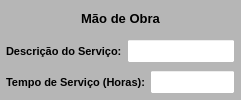
           <widget class="QWidget" name="widget_MaoObra" native="true">
            <property name="sizePolicy">
             <sizepolicy hsizetype="Preferred" vsizetype="Preferred">
              <horstretch>0</horstretch>
              <verstretch>0</verstretch>
             </sizepolicy>
            </property>
            <property name="minimumSize">
             <size>
              <width>0</width>
              <height>0</height>
             </size>
            </property>
            <property name="maximumSize">
             <size>
              <width>16777215</width>
              <height>100</height>
             </size>
            </property>
            <property name="font">
             <font>
              <pointsize>8</pointsize>
             </font>
            </property>
            <property name="styleSheet">
             <string notr="true">background-color: rgb(182, 182, 182);</string>
            </property>
            <layout class="QVBoxLayout" name="verticalLayout_6">
             <property name="spacing">
              <number>1</number>
             </property>
             <property name="leftMargin">
              <number>1</number>
             </property>
             <property name="topMargin">
              <number>1</number>
             </property>
             <property name="rightMargin">
              <number>1</number>
             </property>
             <property name="bottomMargin">
              <number>3</number>
             </property>
             <item>
              <widget class="QLabel" name="label_63">
               <property name="sizePolicy">
                <sizepolicy hsizetype="Preferred" vsizetype="Preferred">
                 <horstretch>0</horstretch>
                 <verstretch>0</verstretch>
                </sizepolicy>
               </property>
               <property name="maximumSize">
                <size>
                 <width>16777215</width>
                 <height>16777215</height>
                </size>
               </property>
               <property name="font">
                <font>
                 <pointsize>10</pointsize>
                 <weight>75</weight>
                 <bold>true</bold>
                </font>
               </property>
               <property name="text">
                <string>Mão de Obra</string>
               </property>
               <property name="alignment">
                <set>Qt::AlignCenter</set>
               </property>
              </widget>
             </item>
             <item>
              <widget class="QWidget" name="widget_18" native="true">
               <property name="sizePolicy">
                <sizepolicy hsizetype="Preferred" vsizetype="Preferred">
                 <horstretch>0</horstretch>
                 <verstretch>0</verstretch>
                </sizepolicy>
               </property>
               <property name="minimumSize">
                <size>
                 <width>0</width>
                 <height>0</height>
                </size>
               </property>
               <property name="maximumSize">
                <size>
                 <width>16777215</width>
                 <height>30</height>
                </size>
               </property>
               <property name="font">
                <font>
                 <pointsize>8</pointsize>
                </font>
               </property>
               <layout class="QHBoxLayout" name="horizontalLayout_9">
                <property name="spacing">
                 <number>5</number>
                </property>
                <property name="leftMargin">
                 <number>5</number>
                </property>
                <property name="topMargin">
                 <number>3</number>
                </property>
                <property name="rightMargin">
                 <number>5</number>
                </property>
                <property name="bottomMargin">
                 <number>3</number>
                </property>
                <item>
                 <widget class="QLabel" name="label_67">
                  <property name="sizePolicy">
                   <sizepolicy hsizetype="Preferred" vsizetype="Preferred">
                    <horstretch>0</horstretch>
                    <verstretch>0</verstretch>
                   </sizepolicy>
                  </property>
                  <property name="minimumSize">
                   <size>
                    <width>0</width>
                    <height>0</height>
                   </size>
                  </property>
                  <property name="maximumSize">
                   <size>
                    <width>130</width>
                    <height>16777215</height>
                   </size>
                  </property>
                  <property name="font">
                   <font>
                    <pointsize>8</pointsize>
                    <weight>75</weight>
                    <bold>true</bold>
                   </font>
                  </property>
                  <property name="text">
                   <string>Descrição do Serviço:</string>
                  </property>
                  <property name="alignment">
                   <set>Qt::AlignLeading|Qt::AlignLeft|Qt::AlignVCenter</set>
                  </property>
                 </widget>
                </item>
                <item>
                 <widget class="QLineEdit" name="line_Descricao_Mao">
                  <property name="sizePolicy">
                   <sizepolicy hsizetype="Preferred" vsizetype="Preferred">
                    <horstretch>0</horstretch>
                    <verstretch>0</verstretch>
                   </sizepolicy>
                  </property>
                  <property name="minimumSize">
                   <size>
                    <width>0</width>
                    <height>0</height>
                   </size>
                  </property>
                  <property name="maximumSize">
                   <size>
                    <width>16777215</width>
                    <height>16777215</height>
                   </size>
                  </property>
                  <property name="font">
                   <font>
                    <pointsize>8</pointsize>
                   </font>
                  </property>
                  <property name="styleSheet">
                   <string notr="true">background-color: rgb(255, 255, 255);</string>
                  </property>
                  <property name="alignment">
                   <set>Qt::AlignLeading|Qt::AlignLeft|Qt::AlignVCenter</set>
                  </property>
                  <property name="placeholderText">
                   <string/>
                  </property>
                 </widget>
                </item>
               </layout>
              </widget>
             </item>
             <item>
              <widget class="QWidget" name="widget_13" native="true">
               <property name="sizePolicy">
                <sizepolicy hsizetype="Preferred" vsizetype="Preferred">
                 <horstretch>0</horstretch>
                 <verstretch>0</verstretch>
                </sizepolicy>
               </property>
               <property name="minimumSize">
                <size>
                 <width>0</width>
                 <height>0</height>
                </size>
               </property>
               <property name="maximumSize">
                <size>
                 <width>16777215</width>
                 <height>30</height>
                </size>
               </property>
               <property name="font">
                <font>
                 <pointsize>8</pointsize>
                </font>
               </property>
               <layout class="QHBoxLayout" name="horizontalLayout_6">
                <property name="spacing">
                 <number>5</number>
                </property>
                <property name="leftMargin">
                 <number>5</number>
                </property>
                <property name="topMargin">
                 <number>3</number>
                </property>
                <property name="rightMargin">
                 <number>5</number>
                </property>
                <property name="bottomMargin">
                 <number>3</number>
                </property>
                <item>
                 <widget class="QLabel" name="label_64">
                  <property name="sizePolicy">
                   <sizepolicy hsizetype="Preferred" vsizetype="Preferred">
                    <horstretch>0</horstretch>
                    <verstretch>0</verstretch>
                   </sizepolicy>
                  </property>
                  <property name="minimumSize">
                   <size>
                    <width>0</width>
                    <height>0</height>
                   </size>
                  </property>
                  <property name="maximumSize">
                   <size>
                    <width>16777215</width>
                    <height>16777215</height>
                   </size>
                  </property>
                  <property name="font">
                   <font>
                    <pointsize>8</pointsize>
                    <weight>75</weight>
                    <bold>true</bold>
                   </font>
                  </property>
                  <property name="text">
                   <string>Tempo de Serviço (Horas):</string>
                  </property>
                  <property name="alignment">
                   <set>Qt::AlignLeading|Qt::AlignLeft|Qt::AlignVCenter</set>
                  </property>
                 </widget>
                </item>
                <item>
                 <widget class="QLineEdit" name="line_Tempo_Mao">
                  <property name="sizePolicy">
                   <sizepolicy hsizetype="Preferred" vsizetype="Preferred">
                    <horstretch>0</horstretch>
                    <verstretch>0</verstretch>
                   </sizepolicy>
                  </property>
                  <property name="minimumSize">
                   <size>
                    <width>0</width>
                    <height>0</height>
                   </size>
                  </property>
                  <property name="maximumSize">
                   <size>
                    <width>85</width>
                    <height>16777215</height>
                   </size>
                  </property>
                  <property name="font">
                   <font>
                    <pointsize>8</pointsize>
                   </font>
                  </property>
                  <property name="styleSheet">
                   <string notr="true">background-color: rgb(255, 255, 255);</string>
                  </property>
                  <property name="alignment">
                   <set>Qt::AlignCenter</set>
                  </property>
                  <property name="placeholderText">
                   <string/>
                  </property>
                 </widget>
                </item>
               </layout>
              </widget>
             </item>
            </layout>
           </widget>
